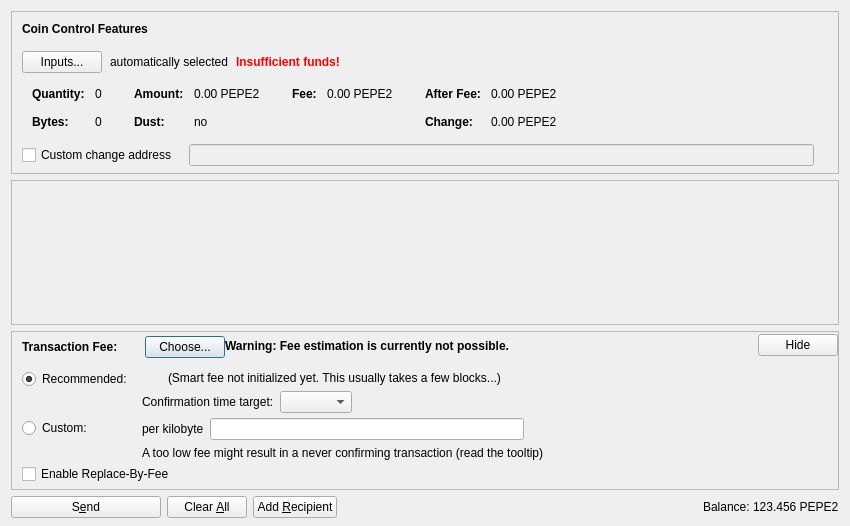
<?xml version="1.0" encoding="UTF-8"?>
<ui version="4.0">
 <class>SendCoinsDialog</class>
 <widget class="QDialog" name="SendCoinsDialog">
  <property name="geometry">
   <rect>
    <x>0</x>
    <y>0</y>
    <width>850</width>
    <height>526</height>
   </rect>
  </property>
  <property name="windowTitle">
   <string>Send Coins</string>
  </property>
  <layout class="QVBoxLayout" name="verticalLayout" stretch="0,1,0,0">
   <property name="bottomMargin">
    <number>8</number>
   </property>
   <item>
    <widget class="QFrame" name="frameCoinControl">
     <property name="sizePolicy">
      <sizepolicy hsizetype="Expanding" vsizetype="Expanding">
       <horstretch>0</horstretch>
       <verstretch>0</verstretch>
      </sizepolicy>
     </property>
     <property name="maximumSize">
      <size>
       <width>16777215</width>
       <height>16777215</height>
      </size>
     </property>
     <property name="frameShape">
      <enum>QFrame::StyledPanel</enum>
     </property>
     <property name="frameShadow">
      <enum>QFrame::Sunken</enum>
     </property>
     <layout class="QVBoxLayout" name="verticalLayoutCoinControl2">
      <property name="spacing">
       <number>0</number>
      </property>
      <property name="leftMargin">
       <number>0</number>
      </property>
      <property name="topMargin">
       <number>0</number>
      </property>
      <property name="rightMargin">
       <number>0</number>
      </property>
      <property name="bottomMargin">
       <number>6</number>
      </property>
      <item>
       <layout class="QVBoxLayout" name="verticalLayoutCoinControl" stretch="0,0,0,0,1">
        <property name="spacing">
         <number>0</number>
        </property>
        <property name="leftMargin">
         <number>10</number>
        </property>
        <property name="topMargin">
         <number>10</number>
        </property>
        <item>
         <layout class="QHBoxLayout" name="horizontalLayoutCoinControl1">
          <property name="bottomMargin">
           <number>15</number>
          </property>
          <item>
           <widget class="QLabel" name="labelCoinControlFeatures">
            <property name="sizePolicy">
             <sizepolicy hsizetype="Preferred" vsizetype="Maximum">
              <horstretch>0</horstretch>
              <verstretch>0</verstretch>
             </sizepolicy>
            </property>
            <property name="font">
             <font>
              <weight>75</weight>
              <bold>true</bold>
             </font>
            </property>
            <property name="styleSheet">
             <string notr="true">font-weight:bold;</string>
            </property>
            <property name="text">
             <string>Coin Control Features</string>
            </property>
           </widget>
          </item>
         </layout>
        </item>
        <item>
         <layout class="QHBoxLayout" name="horizontalLayoutCoinControl2" stretch="0,0,0,0">
          <property name="spacing">
           <number>8</number>
          </property>
          <property name="bottomMargin">
           <number>10</number>
          </property>
          <item>
           <widget class="QPushButton" name="pushButtonCoinControl">
            <property name="styleSheet">
             <string notr="true"/>
            </property>
            <property name="text">
             <string>Inputs...</string>
            </property>
            <property name="autoDefault">
             <bool>false</bool>
            </property>
           </widget>
          </item>
          <item>
           <widget class="QLabel" name="labelCoinControlAutomaticallySelected">
            <property name="text">
             <string>automatically selected</string>
            </property>
            <property name="margin">
             <number>5</number>
            </property>
           </widget>
          </item>
          <item>
           <widget class="QLabel" name="labelCoinControlInsuffFunds">
            <property name="font">
             <font>
              <weight>75</weight>
              <bold>true</bold>
             </font>
            </property>
            <property name="styleSheet">
             <string notr="true">color:red;font-weight:bold;</string>
            </property>
            <property name="text">
             <string>Insufficient funds!</string>
            </property>
            <property name="margin">
             <number>5</number>
            </property>
           </widget>
          </item>
          <item>
           <spacer name="horizontalSpacerCoinControl">
            <property name="orientation">
             <enum>Qt::Horizontal</enum>
            </property>
            <property name="sizeHint" stdset="0">
             <size>
              <width>40</width>
              <height>1</height>
             </size>
            </property>
           </spacer>
          </item>
         </layout>
        </item>
        <item>
         <widget class="QWidget" name="widgetCoinControl" native="true">
          <property name="sizePolicy">
           <sizepolicy hsizetype="Preferred" vsizetype="Preferred">
            <horstretch>0</horstretch>
            <verstretch>0</verstretch>
           </sizepolicy>
          </property>
          <property name="minimumSize">
           <size>
            <width>0</width>
            <height>0</height>
           </size>
          </property>
          <property name="styleSheet">
           <string notr="true"/>
          </property>
          <layout class="QHBoxLayout" name="horizontalLayoutCoinControl5">
           <property name="leftMargin">
            <number>0</number>
           </property>
           <property name="topMargin">
            <number>0</number>
           </property>
           <property name="rightMargin">
            <number>0</number>
           </property>
           <property name="bottomMargin">
            <number>0</number>
           </property>
           <item>
            <layout class="QHBoxLayout" name="horizontalLayoutCoinControl3" stretch="0,0,0,1">
             <property name="spacing">
              <number>20</number>
             </property>
             <property name="topMargin">
              <number>0</number>
             </property>
             <property name="bottomMargin">
              <number>10</number>
             </property>
             <item>
              <layout class="QFormLayout" name="formLayoutCoinControl1">
               <property name="horizontalSpacing">
                <number>10</number>
               </property>
               <property name="verticalSpacing">
                <number>14</number>
               </property>
               <property name="leftMargin">
                <number>10</number>
               </property>
               <property name="topMargin">
                <number>4</number>
               </property>
               <property name="rightMargin">
                <number>6</number>
               </property>
               <item row="0" column="0">
                <widget class="QLabel" name="labelCoinControlQuantityText">
                 <property name="font">
                  <font>
                   <weight>75</weight>
                   <bold>true</bold>
                  </font>
                 </property>
                 <property name="text">
                  <string>Quantity:</string>
                 </property>
                 <property name="margin">
                  <number>0</number>
                 </property>
                </widget>
               </item>
               <item row="0" column="1">
                <widget class="QLabel" name="labelCoinControlQuantity">
                 <property name="cursor">
                  <cursorShape>IBeamCursor</cursorShape>
                 </property>
                 <property name="contextMenuPolicy">
                  <enum>Qt::ActionsContextMenu</enum>
                 </property>
                 <property name="text">
                  <string notr="true">0</string>
                 </property>
                 <property name="margin">
                  <number>0</number>
                 </property>
                 <property name="textInteractionFlags">
                  <set>Qt::LinksAccessibleByMouse|Qt::TextSelectableByKeyboard|Qt::TextSelectableByMouse</set>
                 </property>
                </widget>
               </item>
               <item row="1" column="0">
                <widget class="QLabel" name="labelCoinControlBytesText">
                 <property name="font">
                  <font>
                   <weight>75</weight>
                   <bold>true</bold>
                  </font>
                 </property>
                 <property name="text">
                  <string>Bytes:</string>
                 </property>
                </widget>
               </item>
               <item row="1" column="1">
                <widget class="QLabel" name="labelCoinControlBytes">
                 <property name="cursor">
                  <cursorShape>IBeamCursor</cursorShape>
                 </property>
                 <property name="contextMenuPolicy">
                  <enum>Qt::ActionsContextMenu</enum>
                 </property>
                 <property name="text">
                  <string notr="true">0</string>
                 </property>
                 <property name="textInteractionFlags">
                  <set>Qt::LinksAccessibleByMouse|Qt::TextSelectableByKeyboard|Qt::TextSelectableByMouse</set>
                 </property>
                </widget>
               </item>
              </layout>
             </item>
             <item>
              <layout class="QFormLayout" name="formLayoutCoinControl2">
               <property name="horizontalSpacing">
                <number>10</number>
               </property>
               <property name="verticalSpacing">
                <number>14</number>
               </property>
               <property name="leftMargin">
                <number>6</number>
               </property>
               <property name="topMargin">
                <number>4</number>
               </property>
               <property name="rightMargin">
                <number>6</number>
               </property>
               <item row="0" column="0">
                <widget class="QLabel" name="labelCoinControlAmountText">
                 <property name="font">
                  <font>
                   <weight>75</weight>
                   <bold>true</bold>
                  </font>
                 </property>
                 <property name="text">
                  <string>Amount:</string>
                 </property>
                 <property name="margin">
                  <number>0</number>
                 </property>
                </widget>
               </item>
               <item row="0" column="1">
                <widget class="QLabel" name="labelCoinControlAmount">
                 <property name="cursor">
                  <cursorShape>IBeamCursor</cursorShape>
                 </property>
                 <property name="contextMenuPolicy">
                  <enum>Qt::ActionsContextMenu</enum>
                 </property>
                 <property name="text">
                  <string notr="true">0.00 PEPE2</string>
                 </property>
                 <property name="textInteractionFlags">
                  <set>Qt::LinksAccessibleByMouse|Qt::TextSelectableByKeyboard|Qt::TextSelectableByMouse</set>
                 </property>
                </widget>
               </item>
               <item row="1" column="0">
                <widget class="QLabel" name="labelCoinControlLowOutputText">
                 <property name="font">
                  <font>
                   <weight>75</weight>
                   <bold>true</bold>
                  </font>
                 </property>
                 <property name="text">
                  <string>Dust:</string>
                 </property>
                </widget>
               </item>
               <item row="1" column="1">
                <widget class="QLabel" name="labelCoinControlLowOutput">
                 <property name="cursor">
                  <cursorShape>IBeamCursor</cursorShape>
                 </property>
                 <property name="contextMenuPolicy">
                  <enum>Qt::ActionsContextMenu</enum>
                 </property>
                 <property name="text">
                  <string notr="true">no</string>
                 </property>
                 <property name="textInteractionFlags">
                  <set>Qt::LinksAccessibleByMouse|Qt::TextSelectableByKeyboard|Qt::TextSelectableByMouse</set>
                 </property>
                </widget>
               </item>
              </layout>
             </item>
             <item>
              <layout class="QFormLayout" name="formLayoutCoinControl3">
               <property name="horizontalSpacing">
                <number>10</number>
               </property>
               <property name="verticalSpacing">
                <number>14</number>
               </property>
               <property name="leftMargin">
                <number>6</number>
               </property>
               <property name="topMargin">
                <number>4</number>
               </property>
               <property name="rightMargin">
                <number>6</number>
               </property>
               <item row="0" column="0">
                <widget class="QLabel" name="labelCoinControlFeeText">
                 <property name="font">
                  <font>
                   <weight>75</weight>
                   <bold>true</bold>
                  </font>
                 </property>
                 <property name="text">
                  <string>Fee:</string>
                 </property>
                 <property name="margin">
                  <number>0</number>
                 </property>
                </widget>
               </item>
               <item row="0" column="1">
                <widget class="QLabel" name="labelCoinControlFee">
                 <property name="cursor">
                  <cursorShape>IBeamCursor</cursorShape>
                 </property>
                 <property name="contextMenuPolicy">
                  <enum>Qt::ActionsContextMenu</enum>
                 </property>
                 <property name="text">
                  <string notr="true">0.00 PEPE2</string>
                 </property>
                 <property name="textInteractionFlags">
                  <set>Qt::LinksAccessibleByMouse|Qt::TextSelectableByKeyboard|Qt::TextSelectableByMouse</set>
                 </property>
                </widget>
               </item>
              </layout>
             </item>
             <item>
              <layout class="QFormLayout" name="formLayoutCoinControl4">
               <property name="horizontalSpacing">
                <number>10</number>
               </property>
               <property name="verticalSpacing">
                <number>14</number>
               </property>
               <property name="leftMargin">
                <number>6</number>
               </property>
               <property name="topMargin">
                <number>4</number>
               </property>
               <property name="rightMargin">
                <number>6</number>
               </property>
               <item row="0" column="0">
                <widget class="QLabel" name="labelCoinControlAfterFeeText">
                 <property name="font">
                  <font>
                   <weight>75</weight>
                   <bold>true</bold>
                  </font>
                 </property>
                 <property name="text">
                  <string>After Fee:</string>
                 </property>
                 <property name="margin">
                  <number>0</number>
                 </property>
                </widget>
               </item>
               <item row="0" column="1">
                <widget class="QLabel" name="labelCoinControlAfterFee">
                 <property name="cursor">
                  <cursorShape>IBeamCursor</cursorShape>
                 </property>
                 <property name="contextMenuPolicy">
                  <enum>Qt::ActionsContextMenu</enum>
                 </property>
                 <property name="text">
                  <string notr="true">0.00 PEPE2</string>
                 </property>
                 <property name="textInteractionFlags">
                  <set>Qt::LinksAccessibleByMouse|Qt::TextSelectableByKeyboard|Qt::TextSelectableByMouse</set>
                 </property>
                </widget>
               </item>
               <item row="1" column="0">
                <widget class="QLabel" name="labelCoinControlChangeText">
                 <property name="font">
                  <font>
                   <weight>75</weight>
                   <bold>true</bold>
                  </font>
                 </property>
                 <property name="text">
                  <string>Change:</string>
                 </property>
                </widget>
               </item>
               <item row="1" column="1">
                <widget class="QLabel" name="labelCoinControlChange">
                 <property name="cursor">
                  <cursorShape>IBeamCursor</cursorShape>
                 </property>
                 <property name="contextMenuPolicy">
                  <enum>Qt::ActionsContextMenu</enum>
                 </property>
                 <property name="text">
                  <string notr="true">0.00 PEPE2</string>
                 </property>
                 <property name="textInteractionFlags">
                  <set>Qt::LinksAccessibleByMouse|Qt::TextSelectableByKeyboard|Qt::TextSelectableByMouse</set>
                 </property>
                </widget>
               </item>
              </layout>
             </item>
            </layout>
           </item>
          </layout>
         </widget>
        </item>
        <item>
         <layout class="QHBoxLayout" name="horizontalLayoutCoinControl4" stretch="0,0,0">
          <property name="spacing">
           <number>12</number>
          </property>
          <property name="sizeConstraint">
           <enum>QLayout::SetDefaultConstraint</enum>
          </property>
          <property name="topMargin">
           <number>5</number>
          </property>
          <property name="rightMargin">
           <number>5</number>
          </property>
          <item>
           <widget class="QCheckBox" name="checkBoxCoinControlChange">
            <property name="toolTip">
             <string>If this is activated, but the change address is empty or invalid, change will be sent to a newly generated address.</string>
            </property>
            <property name="text">
             <string>Custom change address</string>
            </property>
           </widget>
          </item>
          <item>
           <widget class="QValidatedLineEdit" name="lineEditCoinControlChange">
            <property name="enabled">
             <bool>false</bool>
            </property>
            <property name="sizePolicy">
             <sizepolicy hsizetype="Expanding" vsizetype="Fixed">
              <horstretch>0</horstretch>
              <verstretch>0</verstretch>
             </sizepolicy>
            </property>
           </widget>
          </item>
          <item>
           <widget class="QLabel" name="labelCoinControlChangeLabel">
            <property name="sizePolicy">
             <sizepolicy hsizetype="Preferred" vsizetype="Expanding">
              <horstretch>0</horstretch>
              <verstretch>0</verstretch>
             </sizepolicy>
            </property>
            <property name="minimumSize">
             <size>
              <width>0</width>
              <height>0</height>
             </size>
            </property>
            <property name="text">
             <string/>
            </property>
            <property name="margin">
             <number>3</number>
            </property>
           </widget>
          </item>
         </layout>
        </item>
        <item>
         <spacer name="verticalSpacerCoinControl">
          <property name="orientation">
           <enum>Qt::Vertical</enum>
          </property>
          <property name="sizeHint" stdset="0">
           <size>
            <width>800</width>
            <height>1</height>
           </size>
          </property>
         </spacer>
        </item>
       </layout>
      </item>
     </layout>
    </widget>
   </item>
   <item>
    <widget class="QScrollArea" name="scrollArea">
     <property name="widgetResizable">
      <bool>true</bool>
     </property>
     <widget class="QWidget" name="scrollAreaWidgetContents">
      <property name="geometry">
       <rect>
        <x>0</x>
        <y>0</y>
        <width>830</width>
        <height>104</height>
       </rect>
      </property>
      <layout class="QVBoxLayout" name="verticalLayout_2" stretch="0,1">
       <property name="leftMargin">
        <number>0</number>
       </property>
       <property name="topMargin">
        <number>0</number>
       </property>
       <property name="rightMargin">
        <number>0</number>
       </property>
       <property name="bottomMargin">
        <number>0</number>
       </property>
       <item>
        <layout class="QVBoxLayout" name="entries">
         <property name="spacing">
          <number>6</number>
         </property>
        </layout>
       </item>
       <item>
        <spacer name="verticalSpacer">
         <property name="orientation">
          <enum>Qt::Vertical</enum>
         </property>
         <property name="sizeHint" stdset="0">
          <size>
           <width>20</width>
           <height>40</height>
          </size>
         </property>
        </spacer>
       </item>
      </layout>
     </widget>
    </widget>
   </item>
   <item>
    <widget class="QFrame" name="frameFee">
     <property name="sizePolicy">
      <sizepolicy hsizetype="Expanding" vsizetype="Expanding">
       <horstretch>0</horstretch>
       <verstretch>0</verstretch>
      </sizepolicy>
     </property>
     <property name="maximumSize">
      <size>
       <width>16777215</width>
       <height>16777215</height>
      </size>
     </property>
     <property name="frameShape">
      <enum>QFrame::StyledPanel</enum>
     </property>
     <property name="frameShadow">
      <enum>QFrame::Sunken</enum>
     </property>
     <layout class="QVBoxLayout" name="verticalLayoutFee1">
      <property name="spacing">
       <number>0</number>
      </property>
      <property name="leftMargin">
       <number>0</number>
      </property>
      <property name="topMargin">
       <number>0</number>
      </property>
      <property name="rightMargin">
       <number>0</number>
      </property>
      <property name="bottomMargin">
       <number>0</number>
      </property>
      <item>
       <layout class="QVBoxLayout" name="verticalLayoutFee2" stretch="0,0,0">
        <property name="spacing">
         <number>0</number>
        </property>
        <property name="leftMargin">
         <number>10</number>
        </property>
        <property name="topMargin">
         <number>0</number>
        </property>
        <item>
         <layout class="QHBoxLayout" name="horizontalLayoutFee1">
          <property name="bottomMargin">
           <number>0</number>
          </property>
          <item>
           <layout class="QVBoxLayout" name="verticalLayoutFee7">
            <property name="spacing">
             <number>0</number>
            </property>
            <item>
             <spacer name="verticalSpacerSmartFee">
              <property name="orientation">
               <enum>Qt::Vertical</enum>
              </property>
              <property name="sizeType">
               <enum>QSizePolicy::Fixed</enum>
              </property>
              <property name="sizeHint" stdset="0">
               <size>
                <width>1</width>
                <height>4</height>
               </size>
              </property>
             </spacer>
            </item>
            <item>
             <layout class="QHBoxLayout" name="horizontalLayoutSmartFee">
              <property name="spacing">
               <number>10</number>
              </property>
              <item>
               <widget class="QLabel" name="labelFeeHeadline">
                <property name="sizePolicy">
                 <sizepolicy hsizetype="Preferred" vsizetype="Maximum">
                  <horstretch>0</horstretch>
                  <verstretch>0</verstretch>
                 </sizepolicy>
                </property>
                <property name="font">
                 <font>
                  <weight>75</weight>
                  <bold>true</bold>
                 </font>
                </property>
                <property name="styleSheet">
                 <string notr="true">font-weight:bold;</string>
                </property>
                <property name="text">
                 <string>Transaction Fee:</string>
                </property>
               </widget>
              </item>
              <item>
               <widget class="QLabel" name="labelFeeMinimized">
                <property name="text">
                 <string/>
                </property>
               </widget>
              </item>
              <item>
               <widget class="QPushButton" name="buttonChooseFee">
                <property name="text">
                 <string>Choose...</string>
                </property>
               </widget>
              </item>
             </layout>
            </item>
            <item>
             <spacer name="verticalSpacer_5">
              <property name="orientation">
               <enum>Qt::Vertical</enum>
              </property>
              <property name="sizeHint" stdset="0">
               <size>
                <width>1</width>
                <height>1</height>
               </size>
              </property>
             </spacer>
            </item>
           </layout>
          </item>
          <item>
           <widget class="QLabel" name="fallbackFeeWarningLabel">
            <property name="toolTip">
             <string>Using the fallbackfee can result in sending a transaction that will take several hours or days (or never) to confirm. Consider choosing your fee manually or wait until you have validated the complete chain.</string>
            </property>
            <property name="font">
            <font>
                <weight>75</weight>
                <bold>true</bold>
            </font>
            </property>
            <property name="text">
             <string>Warning: Fee estimation is currently not possible.</string>
            </property>
            <property name="wordWrap">
             <bool>false</bool>
            </property>
           </widget>
          </item>
          <item>
           <spacer name="horizontalSpacer_4">
            <property name="orientation">
             <enum>Qt::Horizontal</enum>
            </property>
            <property name="sizeType">
             <enum>QSizePolicy::MinimumExpanding</enum>
            </property>
            <property name="sizeHint" stdset="0">
             <size>
              <width>40</width>
              <height>20</height>
             </size>
            </property>
           </spacer>
          </item>
          <item>
           <widget class="QPushButton" name="buttonMinimizeFee">
            <property name="toolTip">
             <string>Hide transaction fee settings</string>
            </property>
            <property name="text">
             <string>Hide</string>
            </property>
           </widget>
          </item>
         </layout>
        </item>
        <item>
         <widget class="QFrame" name="frameFeeSelection">
          <layout class="QVBoxLayout" name="verticalLayoutFee12">
           <property name="spacing">
            <number>0</number>
           </property>
           <property name="leftMargin">
            <number>0</number>
           </property>
           <property name="topMargin">
            <number>0</number>
           </property>
           <property name="rightMargin">
            <number>0</number>
           </property>
           <property name="bottomMargin">
            <number>0</number>
           </property>
           <item>
            <layout class="QGridLayout" name="gridLayoutFee">
             <property name="topMargin">
              <number>10</number>
             </property>
             <property name="bottomMargin">
              <number>4</number>
             </property>
             <property name="horizontalSpacing">
              <number>10</number>
             </property>
             <property name="verticalSpacing">
              <number>4</number>
             </property>
             <item row="1" column="1">
              <layout class="QVBoxLayout" name="verticalLayoutFee8">
               <property name="spacing">
                <number>6</number>
               </property>
               <item>
                <layout class="QHBoxLayout" name="horizontalLayoutFee13">
                 <item>
                  <widget class="QLabel" name="labelCustomPerKilobyte">
                   <property name="toolTip">
                    <string>Specify a custom fee per kB (1,000 bytes) of the transaction's virtual size.

Note:  Since the fee is calculated on a per-byte basis, a fee of "100 satoshis per kB" for a transaction size of 500 bytes (half of 1 kB) would ultimately yield a fee of only 50 satoshis.</string>
                   </property>
                   <property name="text">
                    <string>per kilobyte</string>
                   </property>
                  </widget>
                 </item>
                 <item>
                  <widget class="BitcoinAmountField" name="customFee"/>
                 </item>
                 <item>
                  <spacer name="horizontalSpacer_6">
                   <property name="orientation">
                    <enum>Qt::Horizontal</enum>
                   </property>
                   <property name="sizeHint" stdset="0">
                    <size>
                     <width>1</width>
                     <height>1</height>
                    </size>
                   </property>
                  </spacer>
                 </item>
                </layout>
               </item>
               <item>
                <layout class="QHBoxLayout" name="horizontalLayoutFee8">
                 <item>
                  <widget class="QLabel" name="labelCustomFeeWarning">
                   <property name="enabled">
                    <bool>true</bool>
                   </property>
                   <property name="toolTip">
                    <string>When there is less transaction volume than space in the blocks, miners as well as relaying nodes may enforce a minimum fee. Paying only this minimum fee is just fine, but be aware that this can result in a never confirming transaction once there is more demand for bitcoin transactions than the network can process.</string>
                   </property>
                   <property name="text">
                    <string>A too low fee might result in a never confirming transaction (read the tooltip)</string>
                   </property>
                  </widget>
                 </item>
                 <item>
                  <spacer name="horizontalSpacer_2">
                   <property name="orientation">
                    <enum>Qt::Horizontal</enum>
                   </property>
                   <property name="sizeHint" stdset="0">
                    <size>
                     <width>1</width>
                     <height>1</height>
                    </size>
                   </property>
                  </spacer>
                 </item>
                </layout>
               </item>
              </layout>
             </item>
             <item row="0" column="0">
              <layout class="QVBoxLayout" name="verticalLayoutFee4" stretch="0,1">
               <item>
                <widget class="QRadioButton" name="radioSmartFee">
                 <property name="text">
                  <string>Recommended:</string>
                 </property>
                 <property name="checked">
                  <bool>true</bool>
                 </property>
                 <attribute name="buttonGroup">
                  <string notr="true">groupFee</string>
                 </attribute>
                </widget>
               </item>
               <item>
                <spacer name="verticalSpacer_2">
                 <property name="orientation">
                  <enum>Qt::Vertical</enum>
                 </property>
                 <property name="sizeHint" stdset="0">
                  <size>
                   <width>1</width>
                   <height>1</height>
                  </size>
                 </property>
                </spacer>
               </item>
              </layout>
             </item>
             <item row="1" column="0">
              <layout class="QVBoxLayout" name="verticalLayoutFee9" stretch="0,1">
               <item>
                <widget class="QRadioButton" name="radioCustomFee">
                 <property name="text">
                  <string>Custom:</string>
                 </property>
                 <attribute name="buttonGroup">
                  <string notr="true">groupFee</string>
                 </attribute>
                </widget>
               </item>
               <item>
                <spacer name="verticalSpacer_6">
                 <property name="orientation">
                  <enum>Qt::Vertical</enum>
                 </property>
                 <property name="sizeHint" stdset="0">
                  <size>
                   <width>1</width>
                   <height>1</height>
                  </size>
                 </property>
                </spacer>
               </item>
              </layout>
             </item>
             <item row="0" column="1">
              <layout class="QVBoxLayout" name="verticalLayoutFee3" stretch="0,0,1">
               <property name="spacing">
                <number>6</number>
               </property>
               <property name="topMargin">
                <number>2</number>
               </property>
               <item>
                <layout class="QHBoxLayout" name="horizontalLayoutFee12">
                 <item>
                  <widget class="QLabel" name="labelSmartFee">
                   <property name="text">
                    <string/>
                   </property>
                  </widget>
                 </item>
                 <item>
                  <widget class="QLabel" name="labelFeeEstimation">
                   <property name="text">
                    <string/>
                   </property>
                  </widget>
                 </item>
                 <item>
                  <widget class="QLabel" name="labelSmartFee2">
                   <property name="text">
                    <string>(Smart fee not initialized yet. This usually takes a few blocks...)</string>
                   </property>
                  </widget>
                 </item>
                 <item>
                  <spacer name="horizontalSpacer_5">
                   <property name="orientation">
                    <enum>Qt::Horizontal</enum>
                   </property>
                   <property name="sizeHint" stdset="0">
                    <size>
                     <width>1</width>
                     <height>1</height>
                    </size>
                   </property>
                  </spacer>
                 </item>
                </layout>
               </item>
               <item>
                <layout class="QHBoxLayout" name="horizontalLayoutFee9">
                 <item>
                  <layout class="QVBoxLayout" name="verticalLayoutFee6">
                   <item>
                    <widget class="QLabel" name="labelSmartFee3">
                     <property name="text">
                      <string>Confirmation time target:</string>
                     </property>
                    </widget>
                   </item>
                  </layout>
                 </item>
                 <item>
                  <layout class="QVBoxLayout" name="verticalLayoutFee5">
                   <property name="rightMargin">
                    <number>30</number>
                   </property>
                   <item>
                    <layout class="QHBoxLayout" name="horizontalLayoutConfTarget">
                     <property name="bottomMargin">
                      <number>0</number>
                     </property>
                     <item>
                      <widget class="QComboBox" name="confTargetSelector"/>
                     </item>
                     <item>
                      <spacer name="horizontalSpacerConfTarget">
                       <property name="orientation">
                        <enum>Qt::Horizontal</enum>
                       </property>
                       <property name="sizeHint" stdset="0">
                        <size>
                         <width>40</width>
                         <height>20</height>
                        </size>
                       </property>
                      </spacer>
                     </item>
                    </layout>
                   </item>
                  </layout>
                 </item>
                </layout>
               </item>
               <item>
                <spacer name="verticalSpacer_4">
                 <property name="orientation">
                  <enum>Qt::Vertical</enum>
                 </property>
                 <property name="sizeHint" stdset="0">
                  <size>
                   <width>1</width>
                   <height>1</height>
                  </size>
                 </property>
                </spacer>
               </item>
              </layout>
             </item>
            </layout>
           </item>
           <item>
            <widget class="QCheckBox" name="optInRBF">
             <property name="text">
              <string>Enable Replace-By-Fee</string>
             </property>
             <property name="toolTip">
              <string>With Replace-By-Fee (BIP-125) you can increase a transaction's fee after it is sent. Without this, a higher fee may be recommended to compensate for increased transaction delay risk.</string>
             </property>
            </widget>
           </item>
          </layout>
         </widget>
        </item>
        <item>
         <spacer name="verticalSpacerFee">
          <property name="orientation">
           <enum>Qt::Vertical</enum>
          </property>
          <property name="sizeHint" stdset="0">
           <size>
            <width>40</width>
            <height>5</height>
           </size>
          </property>
         </spacer>
        </item>
       </layout>
      </item>
     </layout>
    </widget>
   </item>
   <item>
    <layout class="QHBoxLayout" name="horizontalLayout">
     <item>
      <widget class="QPushButton" name="sendButton">
       <property name="minimumSize">
        <size>
         <width>150</width>
         <height>0</height>
        </size>
       </property>
       <property name="toolTip">
        <string>Confirm the send action</string>
       </property>
       <property name="text">
        <string>S&amp;end</string>
       </property>
       <property name="icon">
        <iconset resource="../bitcoin.qrc">
         <normaloff>:/icons/send</normaloff>:/icons/send</iconset>
       </property>
       <property name="autoDefault">
        <bool>false</bool>
       </property>
       <property name="default">
        <bool>false</bool>
       </property>
      </widget>
     </item>
     <item>
      <widget class="QPushButton" name="clearButton">
       <property name="sizePolicy">
        <sizepolicy hsizetype="Minimum" vsizetype="Fixed">
         <horstretch>0</horstretch>
         <verstretch>0</verstretch>
        </sizepolicy>
       </property>
       <property name="toolTip">
        <string>Clear all fields of the form.</string>
       </property>
       <property name="text">
        <string>Clear &amp;All</string>
       </property>
       <property name="icon">
        <iconset resource="../bitcoin.qrc">
         <normaloff>:/icons/remove</normaloff>:/icons/remove</iconset>
       </property>
       <property name="autoDefault">
        <bool>false</bool>
       </property>
      </widget>
     </item>
     <item>
      <widget class="QPushButton" name="addButton">
       <property name="toolTip">
        <string>Send to multiple recipients at once</string>
       </property>
       <property name="text">
        <string>Add &amp;Recipient</string>
       </property>
       <property name="icon">
        <iconset resource="../bitcoin.qrc">
         <normaloff>:/icons/add</normaloff>:/icons/add</iconset>
       </property>
       <property name="autoDefault">
        <bool>false</bool>
       </property>
      </widget>
     </item>
     <item>
      <spacer name="horizontalSpacer">
       <property name="orientation">
        <enum>Qt::Horizontal</enum>
       </property>
       <property name="sizeHint" stdset="0">
        <size>
         <width>40</width>
         <height>20</height>
        </size>
       </property>
      </spacer>
     </item>
     <item>
      <layout class="QHBoxLayout" name="horizontalLayout_2">
       <property name="spacing">
        <number>3</number>
       </property>
       <item>
        <widget class="QLabel" name="labelBalanceName">
         <property name="sizePolicy">
          <sizepolicy hsizetype="Preferred" vsizetype="Fixed">
           <horstretch>0</horstretch>
           <verstretch>0</verstretch>
          </sizepolicy>
         </property>
         <property name="text">
          <string>Balance:</string>
         </property>
        </widget>
       </item>
       <item>
        <widget class="QLabel" name="labelBalance">
         <property name="sizePolicy">
          <sizepolicy hsizetype="Preferred" vsizetype="Fixed">
           <horstretch>0</horstretch>
           <verstretch>0</verstretch>
          </sizepolicy>
         </property>
         <property name="cursor">
          <cursorShape>IBeamCursor</cursorShape>
         </property>
         <property name="text">
          <string notr="true">123.456 PEPE2</string>
         </property>
         <property name="textInteractionFlags">
          <set>Qt::LinksAccessibleByMouse|Qt::TextSelectableByKeyboard|Qt::TextSelectableByMouse</set>
         </property>
        </widget>
       </item>
      </layout>
     </item>
    </layout>
   </item>
  </layout>
 </widget>
 <customwidgets>
  <customwidget>
   <class>QValidatedLineEdit</class>
   <extends>QLineEdit</extends>
   <header>qt/qvalidatedlineedit.h</header>
  </customwidget>
  <customwidget>
   <class>BitcoinAmountField</class>
   <extends>QLineEdit</extends>
   <header>qt/bitcoinamountfield.h</header>
   <container>1</container>
  </customwidget>
 </customwidgets>
 <resources>
  <include location="../bitcoin.qrc"/>
 </resources>
 <connections/>
 <buttongroups>
  <buttongroup name="groupFee"/>
 </buttongroups>
</ui>
